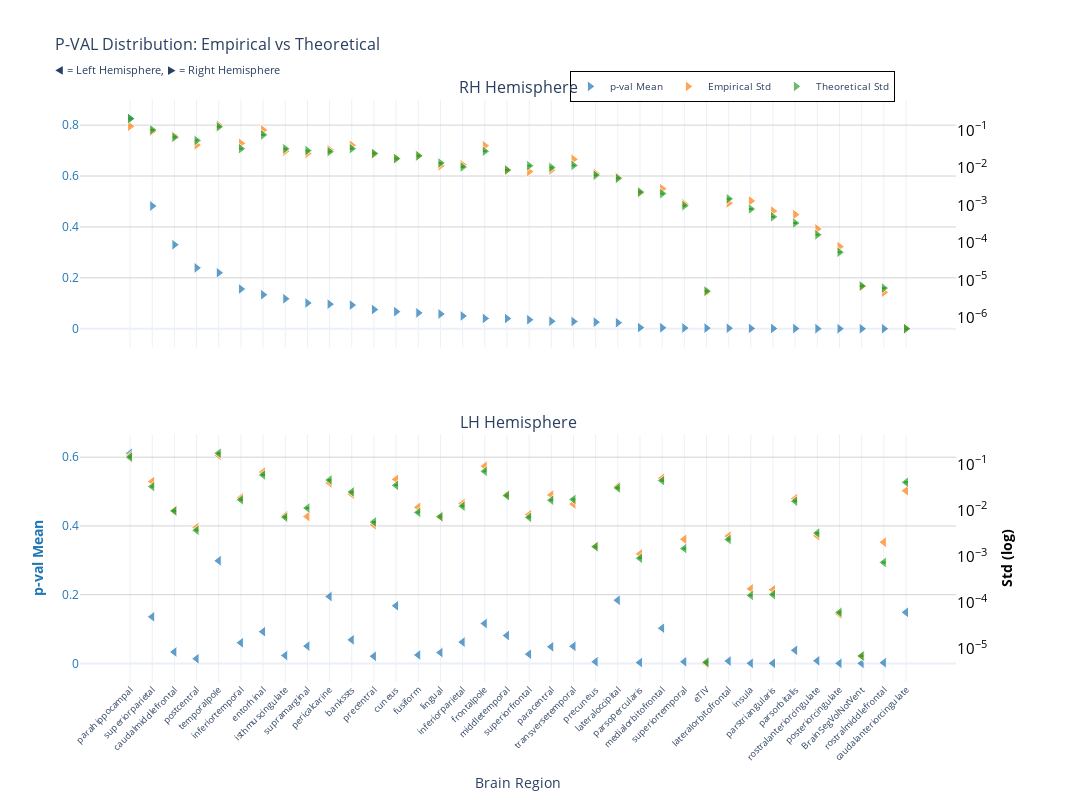
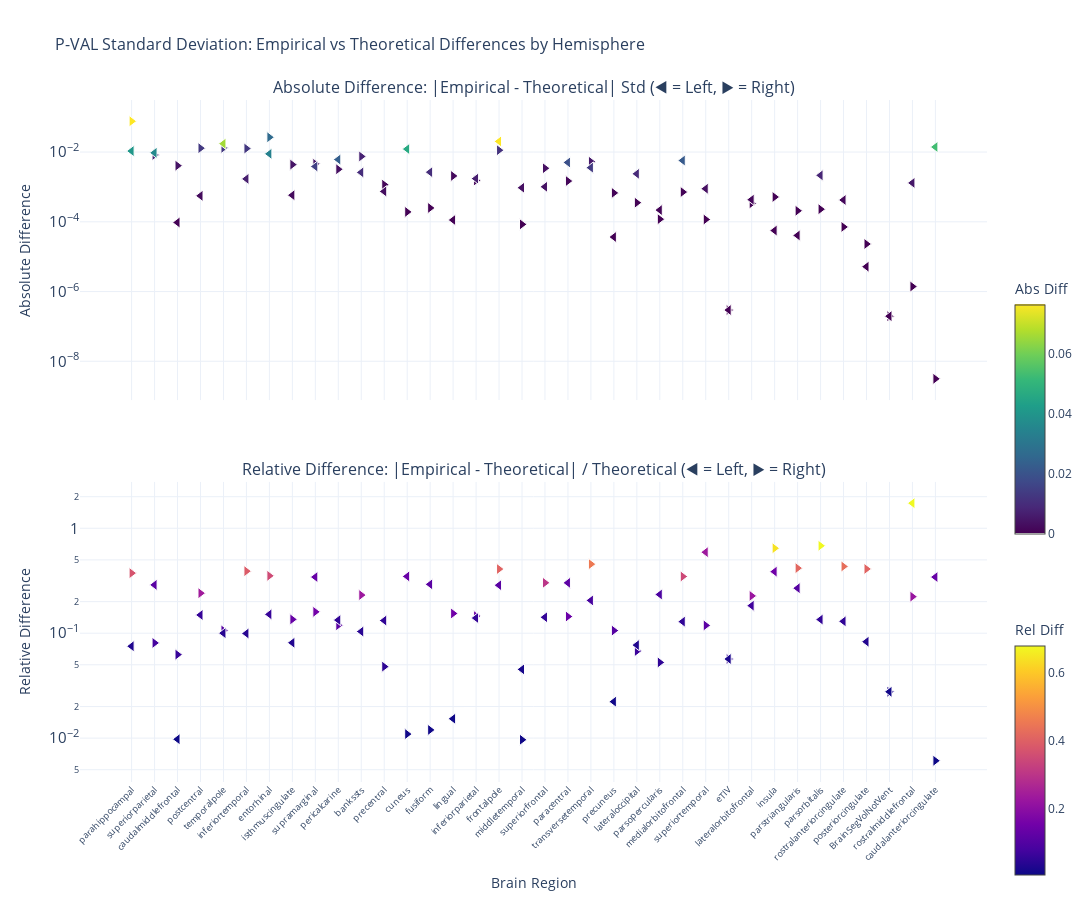

The notebook cell these images were saved under, in order:
### Markdown cell above
### p-value

### Code cell
nu_nav = df_navr[(df_navr["timepoint"] == "baseline") & (df_navr["group"] == "HC-PD")]
data_path = stats_dir / f"student_baseline_{METRIC}.parquet"
df, stats = get_test_stats(
    data_path, stat_functions_F, nu_nav, hemisphere=True, study="baseline"
)
show_figure(stats, hemisphere=True, stat_name="p-val", study="baseline", metric=METRIC)

### Figure 1 — Plotly figure (JSON) as saved in the notebook; plotly's stock layout.template omitted (floating-point values rounded to 4 significant figures)
{"data": [{"hovertemplate": "<b>%{x}</b><br>Mean p-val: %{y:.2f}<br><extra></extra>", "legendgroup": "mean", "marker": {"color": "#1f77b4", "line": {"color": "white", "width": 1}, "opacity": 0.7, "size": 10, "symbol": "triangle-right"}, "mode": "markers", "name": "p-val Mean", "showlegend": true, "type": "scatter", "x": ["parahippocampal", "superiorparietal", "caudalmiddlefrontal", "postcentral", "temporalpole", "inferiortemporal", "entorhinal", "isthmuscingulate", "supramarginal", "pericalcarine", "bankssts", "precentral", "cuneus", "fusiform", "lingual", "inferiorparietal", "frontalpole", "middletemporal", "superiorfrontal", "paracentral", "transversetemporal", "precuneus", "lateraloccipital", "parsopercularis", "medialorbitofrontal", "superiortemporal", "eTIV", "lateralorbitofrontal", "insula", "parstriangularis", "parsorbitalis", "rostralanteriorcingulate", "posteriorcingulate", "BrainSegVolNotVent", "rostralmiddlefrontal", "caudalanteriorcingulate"], "xaxis": "x", "y": [0.8256, 0.4823, 0.3301, 0.2391, 0.2197, 0.1561, 0.1337, 0.1178, 0.101, 0.09654, 0.09297, 0.07543, 0.0672, 0.06225, 0.05785, 0.0503, 0.04041, 0.04003, 0.03533, 0.02941, 0.02845, 0.0259, 0.02354, 0.00454, 0.003881, 0.003, 0.002409, 0.002015, 0.001298, 0.001023, 0.0006762, 0.0003542, 0.0001291, 7.135e-05, 9.251e-06, 1.013e-06], "yaxis": "y"}, {"hovertemplate": "<b>%{x}</b><br>Empirical Std: %{y:.3f}<br><extra></extra>", "legendgroup": "empirical", "marker": {"color": "#ff7f0e", "line": {"color": "white", "width": 1}, "opacity": 0.7, "size": 10, "symbol": "triangle-right"}, "mode": "markers", "name": "Empirical Std", "showlegend": true, "type": "scatter", "x": ["parahippocampal", "superiorparietal", "caudalmiddlefrontal", "postcentral", "temporalpole", "inferiortemporal", "entorhinal", "isthmuscingulate", "supramarginal", "pericalcarine", "bankssts", "precentral", "cuneus", "fusiform", "lingual", "inferiorparietal", "frontalpole", "middletemporal", "superiorfrontal", "paracentral", "transversetemporal", "precuneus", "lateraloccipital", "parsopercularis", "medialorbitofrontal", "superiortemporal", "eTIV", "lateralorbitofrontal", "insula", "parstriangularis", "parsorbitalis", "rostralanteriorcingulate", "posteriorcingulate", "BrainSegVolNotVent", "rostralmiddlefrontal", "caudalanteriorcingulate"], "xaxis": "x", "y": [0.1281, 0.09403, 0.0693, 0.04078, 0.1371, 0.04495, 0.1021, 0.02787, 0.02417, 0.03021, 0.03991, 0.02307, 0.01779, 0.02111, 0.01133, 0.01208, 0.03893, 0.00868, 0.007934, 0.008751, 0.01691, 0.007042, 0.005594, 0.002142, 0.002768, 0.001099, 4.907e-06, 0.001156, 0.001312, 0.0007038, 0.0005677, 0.000236, 7.952e-05, 6.924e-06, 4.857e-06, 5.202e-07], "yaxis": "y2"}, {"error_y": {"array": [0.005731, 0.002866, 0.001827, 0.001505, 0.003472, 0.0009059, 0.002115, 0.0009032, 0.000806, 0.0007564, 0.0009084, 0.0006789, 0.0004929, 0.0005844, 0.0003754, 0.0002954, 0.0007745, 0.0002456, 0.0003185, 0.0002865, 0.0003256, 0.0001784, 0.0001468, 6.335e-05, 5.758e-05, 2.752e-05, 1.457e-07, 4.19e-05, 2.235e-05, 1.392e-05, 9.461e-06, 4.615e-06, 1.581e-06, 1.995e-07, 1.751e-07, 1.449e-08], "arrayminus": [0.005573, 0.002787, 0.001777, 0.001463, 0.003376, 0.0008808, 0.002057, 0.0008782, 0.0007837, 0.0007355, 0.0008832, 0.0006601, 0.0004793, 0.0005682, 0.000365, 0.0002872, 0.000753, 0.0002388, 0.0003097, 0.0002785, 0.0003166, 0.0001735, 0.0001428, 6.16e-05, 5.598e-05, 2.676e-05, 1.417e-07, 4.074e-05, 2.173e-05, 1.353e-05, 9.199e-06, 4.487e-06, 1.537e-06, 1.94e-07, 1.703e-07, 1.408e-08], "color": "#2ca02c", "thickness": 1, "type": "data", "visible": true, "width": 2}, "hovertemplate": "<b>%{x}</b><br>Theoretical Std: %{y:.3f}<br><extra></extra>", "legendgroup": "theoretical", "marker": {"color": "#2ca02c", "line": {"color": "white", "width": 1}, "opacity": 0.7, "size": 10, "symbol": "triangle-right"}, "mode": "markers", "name": "Theoretical Std", "showlegend": true, "type": "scatter", "x": ["parahippocampal", "superiorparietal", "caudalmiddlefrontal", "postcentral", "temporalpole", "inferiortemporal", "entorhinal", "isthmuscingulate", "supramarginal", "pericalcarine", "bankssts", "precentral", "cuneus", "fusiform", "lingual", "inferiorparietal", "frontalpole", "middletemporal", "superiorfrontal", "paracentral", "transversetemporal", "precuneus", "lateraloccipital", "parsopercularis", "medialorbitofrontal", "superiortemporal", "eTIV", "lateralorbitofrontal", "insula", "parstriangularis", "parsorbitalis", "rostralanteriorcingulate", "posteriorcingulate", "BrainSegVolNotVent", "rostralmiddlefrontal", "caudalanteriorcingulate"], "xaxis": "x", "y": [0.2046, 0.1023, 0.06522, 0.0537, 0.1239, 0.03233, 0.0755, 0.03224, 0.02877, 0.027, 0.03242, 0.02423, 0.01759, 0.02086, 0.0134, 0.01054, 0.02764, 0.008764, 0.01137, 0.01023, 0.01162, 0.006368, 0.00524, 0.002261, 0.002055, 0.0009822, 5.202e-06, 0.001495, 0.0007978, 0.0004967, 0.0003377, 0.0001647, 5.642e-05, 7.121e-06, 6.251e-06, 5.17e-07], "yaxis": "y2"}, {"hovertemplate": "<b>%{x}</b><br>Mean p-val: %{y:.2f}<br><extra></extra>", "legendgroup": "mean", "marker": {"color": "#1f77b4", "line": {"color": "white", "width": 1}, "opacity": 0.7, "size": 10, "symbol": "triangle-left"}, "mode": "markers", "name": "p-val Mean", "showlegend": false, "type": "scatter", "x": ["parahippocampal", "temporalpole", "pericalcarine", "lateraloccipital", "cuneus", "caudalanteriorcingulate", "superiorparietal", "frontalpole", "medialorbitofrontal", "entorhinal", "middletemporal", "bankssts", "inferiorparietal", "inferiortemporal", "supramarginal", "transversetemporal", "paracentral", "parsorbitalis", "caudalmiddlefrontal", "lingual", "superiorfrontal", "fusiform", "isthmuscingulate", "precentral", "postcentral", "rostralanteriorcingulate", "lateralorbitofrontal", "precuneus", "superiortemporal", "parsopercularis", "eTIV", "rostralmiddlefrontal", "parstriangularis", "insula", "posteriorcingulate", "BrainSegVolNotVent"], "xaxis": "x2", "y": [0.6114, 0.2985, 0.1945, 0.1837, 0.1677, 0.1486, 0.1355, 0.1161, 0.1026, 0.09228, 0.08102, 0.06859, 0.06195, 0.06008, 0.05028, 0.04974, 0.04842, 0.03811, 0.03324, 0.03145, 0.02681, 0.02453, 0.023, 0.02075, 0.01362, 0.007525, 0.006842, 0.004754, 0.004663, 0.002516, 0.002409, 0.001981, 0.0003728, 0.0002541, 0.0001236, 7.135e-05], "yaxis": "y3"}, {"hovertemplate": "<b>%{x}</b><br>Empirical Std: %{y:.3f}<br><extra></extra>", "legendgroup": "empirical", "marker": {"color": "#ff7f0e", "line": {"color": "white", "width": 1}, "opacity": 0.7, "size": 10, "symbol": "triangle-left"}, "mode": "markers", "name": "Empirical Std", "showlegend": false, "type": "scatter", "x": ["parahippocampal", "temporalpole", "pericalcarine", "lateraloccipital", "cuneus", "caudalanteriorcingulate", "superiorparietal", "frontalpole", "medialorbitofrontal", "entorhinal", "middletemporal", "bankssts", "inferiorparietal", "inferiortemporal", "supramarginal", "transversetemporal", "paracentral", "parsorbitalis", "caudalmiddlefrontal", "lingual", "superiorfrontal", "fusiform", "isthmuscingulate", "precentral", "postcentral", "rostralanteriorcingulate", "lateralorbitofrontal", "precuneus", "superiortemporal", "parsopercularis", "eTIV", "rostralmiddlefrontal", "parstriangularis", "insula", "posteriorcingulate", "BrainSegVolNotVent"], "xaxis": "x2", "y": [0.1529, 0.156, 0.0396, 0.03321, 0.04725, 0.0268, 0.04244, 0.0907, 0.05007, 0.06768, 0.02193, 0.0226, 0.01414, 0.01883, 0.007406, 0.01381, 0.02171, 0.01806, 0.009897, 0.007253, 0.008114, 0.01173, 0.007728, 0.004891, 0.004282, 0.002833, 0.002791, 0.001681, 0.002388, 0.001145, 4.907e-06, 0.002057, 0.0001923, 0.0002015, 5.718e-05, 6.924e-06], "yaxis": "y4"}, {"error_y": {"array": [0.003985, 0.004856, 0.00128, 0.000864, 0.0009822, 0.001142, 0.0009228, 0.001975, 0.001243, 0.001647, 0.0005879, 0.0007066, 0.0003477, 0.0004798, 0.0003157, 0.0004869, 0.0004673, 0.0004459, 0.0002746, 0.0002064, 0.0001991, 0.0002543, 0.0002003, 0.0001579, 0.0001044, 9.12e-05, 6.61e-05, 4.607e-05, 4.203e-05, 2.601e-05, 1.457e-07, 2.107e-05, 4.248e-06, 4.073e-06, 1.747e-06, 1.995e-07], "arrayminus": [0.003874, 0.004722, 0.001245, 0.00084, 0.000955, 0.001111, 0.0008972, 0.00192, 0.001208, 0.001602, 0.0005716, 0.000687, 0.0003381, 0.0004665, 0.000307, 0.0004734, 0.0004543, 0.0004335, 0.000267, 0.0002006, 0.0001936, 0.0002473, 0.0001947, 0.0001535, 0.0001015, 8.868e-05, 6.426e-05, 4.48e-05, 4.086e-05, 2.529e-05, 1.417e-07, 2.049e-05, 4.13e-06, 3.96e-06, 1.698e-06, 1.94e-07], "color": "#2ca02c", "thickness": 1, "type": "data", "visible": true, "width": 2}, "hovertemplate": "<b>%{x}</b><br>Theoretical Std: %{y:.3f}<br><extra></extra>", "legendgroup": "theoretical", "marker": {"color": "#2ca02c", "line": {"color": "white", "width": 1}, "opacity": 0.7, "size": 10, "symbol": "triangle-left"}, "mode": "markers", "name": "Theoretical Std", "showlegend": false, "type": "scatter", "x": ["parahippocampal", "temporalpole", "pericalcarine", "lateraloccipital", "cuneus", "caudalanteriorcingulate", "superiorparietal", "frontalpole", "medialorbitofrontal", "entorhinal", "middletemporal", "bankssts", "inferiorparietal", "inferiortemporal", "supramarginal", "transversetemporal", "paracentral", "parsorbitalis", "caudalmiddlefrontal", "lingual", "superiorfrontal", "fusiform", "isthmuscingulate", "precentral", "postcentral", "rostralanteriorcingulate", "lateralorbitofrontal", "precuneus", "superiortemporal", "parsopercularis", "eTIV", "rostralmiddlefrontal", "parstriangularis", "insula", "posteriorcingulate", "BrainSegVolNotVent"], "xaxis": "x2", "y": [0.1422, 0.1733, 0.04569, 0.03084, 0.03506, 0.04077, 0.03294, 0.07049, 0.04435, 0.05879, 0.02098, 0.02522, 0.01241, 0.01712, 0.01127, 0.01738, 0.01668, 0.01591, 0.009801, 0.007365, 0.007106, 0.009078, 0.007148, 0.005634, 0.003726, 0.003255, 0.002359, 0.001644, 0.0015, 0.0009283, 5.202e-06, 0.000752, 0.0001516, 0.0001454, 6.235e-05, 7.121e-06], "yaxis": "y4"}], "layout": {"annotations": [{"font": {"size": 16}, "showarrow": false, "text": "RH Hemisphere", "x": 0.47, "xanchor": "center", "xref": "paper", "y": 1, "yanchor": "bottom", "yref": "paper"}, {"font": {"size": 16}, "showarrow": false, "text": "LH Hemisphere", "x": 0.47, "xanchor": "center", "xref": "paper", "y": 0.425, "yanchor": "bottom", "yref": "paper"}], "height": 800, "hovermode": "x", "legend": {"bgcolor": "rgba(255, 255, 255, 0.9)", "bordercolor": "black", "borderwidth": 1, "font": {"size": 10}, "orientation": "h", "x": 0.7, "xanchor": "center", "y": 1.05}, "title": {"font": {"size": 16}, "text": "P-VAL Distribution: Empirical vs Theoretical<br><sub>◀ = Left Hemisphere, ▶ = Right Hemisphere</sub>"}, "width": 1400, "xaxis": {"anchor": "y", "domain": [0, 0.94], "matches": "x2", "showticklabels": false}, "xaxis2": {"anchor": "y3", "domain": [0, 0.94], "tickangle": -45, "tickfont": {"size": 9}, "title": {"text": "Brain Region"}}, "yaxis": {"anchor": "x", "domain": [0.575, 1], "gridcolor": "lightgray", "showgrid": true, "tickfont": {"color": "#1f77b4"}, "title": {"font": {"color": "#1f77b4"}, "text": ""}}, "yaxis2": {"anchor": "x", "exponentformat": "power", "overlaying": "y", "showgrid": false, "side": "right", "tickfont": {"color": "black"}, "title": {"font": {"color": "black"}, "text": ""}, "type": "log"}, "yaxis3": {"anchor": "x2", "domain": [0, 0.425], "gridcolor": "lightgray", "showgrid": true, "tickfont": {"color": "#1f77b4"}, "title": {"font": {"color": "#1f77b4"}, "text": "<b>p-val Mean</b>"}}, "yaxis4": {"anchor": "x2", "exponentformat": "power", "overlaying": "y3", "showgrid": false, "side": "right", "tickfont": {"color": "black"}, "title": {"font": {"color": "black"}, "text": "<b>Std (log)</b>"}, "type": "log"}}}

### Figure 2 — Plotly figure (JSON) as saved in the notebook; plotly's stock layout.template omitted (floating-point values rounded to 4 significant figures)
{"data": [{"hovertemplate": "<b>%{x}</b><br>Hemisphere: %{text}<br>Abs Diff: %{y:.4f}<br><extra></extra>", "legendgroup": "abs_rh", "marker": {"color": [0.07645, 0.008262, 0.004075, 0.01293, 0.01316, 0.01262, 0.02657, 0.004364, 0.004593, 0.003215, 0.007484, 0.001163, 0.0001922, 0.0002496, 0.002065, 0.001534, 0.01129, 8.452e-05, 0.003435, 0.001474, 0.00529, 0.0006743, 0.0003538, 0.000119, 0.0007131, 0.0001165, 2.951e-07, 0.0003391, 0.0005145, 0.0002071, 0.00023, 7.126e-05, 2.31e-05, 1.968e-07, 1.394e-06, 3.146e-09], "colorbar": {"len": 0.4, "title": {"text": "Abs Diff"}, "y": 0.75, "yanchor": "top"}, "colorscale": [[0, "#440154"], [0.1111, "#482878"], [0.2222, "#3e4989"], [0.3333, "#31688e"], [0.4444, "#26828e"], [0.5556, "#1f9e89"], [0.6667, "#35b779"], [0.7778, "#6ece58"], [0.8889, "#b5de2b"], [1, "#fde725"]], "line": {"color": "white", "width": 1}, "showscale": true, "size": 10, "symbol": "triangle-right"}, "mode": "markers", "name": "Absolute (rh)", "showlegend": false, "text": ["rh", "rh", "rh", "rh", "rh", "rh", "rh", "rh", "rh", "rh", "rh", "rh", "rh", "rh", "rh", "rh", "rh", "rh", "rh", "rh", "rh", "rh", "rh", "rh", "rh", "rh", "rh", "rh", "rh", "rh", "rh", "rh", "rh", "rh", "rh", "rh"], "type": "scatter", "x": ["parahippocampal", "superiorparietal", "caudalmiddlefrontal", "postcentral", "temporalpole", "inferiortemporal", "entorhinal", "isthmuscingulate", "supramarginal", "pericalcarine", "bankssts", "precentral", "cuneus", "fusiform", "lingual", "inferiorparietal", "frontalpole", "middletemporal", "superiorfrontal", "paracentral", "transversetemporal", "precuneus", "lateraloccipital", "parsopercularis", "medialorbitofrontal", "superiortemporal", "eTIV", "lateralorbitofrontal", "insula", "parstriangularis", "parsorbitalis", "rostralanteriorcingulate", "posteriorcingulate", "BrainSegVolNotVent", "rostralmiddlefrontal", "caudalanteriorcingulate"], "xaxis": "x", "y": [0.07645, 0.008262, 0.004075, 0.01293, 0.01316, 0.01262, 0.02657, 0.004364, 0.004593, 0.003215, 0.007484, 0.001163, 0.0001922, 0.0002496, 0.002065, 0.001534, 0.01129, 8.452e-05, 0.003435, 0.001474, 0.00529, 0.0006743, 0.0003538, 0.000119, 0.0007131, 0.0001165, 2.951e-07, 0.0003391, 0.0005145, 0.0002071, 0.00023, 7.126e-05, 2.31e-05, 1.968e-07, 1.394e-06, 3.146e-09], "yaxis": "y"}, {"hovertemplate": "<b>%{x}</b><br>Hemisphere: %{text}<br>Rel Diff: %{y:.2%}<br><extra></extra>", "legendgroup": "rel_rh", "marker": {"color": [0.3737, 0.08077, 0.06248, 0.2407, 0.1062, 0.3902, 0.352, 0.1354, 0.1597, 0.1191, 0.2308, 0.048, 0.01092, 0.01197, 0.1542, 0.1455, 0.4085, 0.009643, 0.3021, 0.1441, 0.4552, 0.1059, 0.06751, 0.05264, 0.347, 0.1186, 0.05674, 0.2267, 0.6449, 0.417, 0.6811, 0.4326, 0.4094, 0.02763, 0.223, 0.006084], "colorbar": {"len": 0.4, "title": {"text": "Rel Diff"}, "y": 0.25, "yanchor": "top"}, "colorscale": [[0, "#0d0887"], [0.1111, "#46039f"], [0.2222, "#7201a8"], [0.3333, "#9c179e"], [0.4444, "#bd3786"], [0.5556, "#d8576b"], [0.6667, "#ed7953"], [0.7778, "#fb9f3a"], [0.8889, "#fdca26"], [1, "#f0f921"]], "line": {"color": "white", "width": 1}, "showscale": true, "size": 10, "symbol": "triangle-right"}, "mode": "markers", "name": "Relative (rh)", "showlegend": false, "text": ["rh", "rh", "rh", "rh", "rh", "rh", "rh", "rh", "rh", "rh", "rh", "rh", "rh", "rh", "rh", "rh", "rh", "rh", "rh", "rh", "rh", "rh", "rh", "rh", "rh", "rh", "rh", "rh", "rh", "rh", "rh", "rh", "rh", "rh", "rh", "rh"], "type": "scatter", "x": ["parahippocampal", "superiorparietal", "caudalmiddlefrontal", "postcentral", "temporalpole", "inferiortemporal", "entorhinal", "isthmuscingulate", "supramarginal", "pericalcarine", "bankssts", "precentral", "cuneus", "fusiform", "lingual", "inferiorparietal", "frontalpole", "middletemporal", "superiorfrontal", "paracentral", "transversetemporal", "precuneus", "lateraloccipital", "parsopercularis", "medialorbitofrontal", "superiortemporal", "eTIV", "lateralorbitofrontal", "insula", "parstriangularis", "parsorbitalis", "rostralanteriorcingulate", "posteriorcingulate", "BrainSegVolNotVent", "rostralmiddlefrontal", "caudalanteriorcingulate"], "xaxis": "x2", "y": [0.3737, 0.08077, 0.06248, 0.2407, 0.1062, 0.3902, 0.352, 0.1354, 0.1597, 0.1191, 0.2308, 0.048, 0.01092, 0.01197, 0.1542, 0.1455, 0.4085, 0.009643, 0.3021, 0.1441, 0.4552, 0.1059, 0.06751, 0.05264, 0.347, 0.1186, 0.05674, 0.2267, 0.6449, 0.417, 0.6811, 0.4326, 0.4094, 0.02763, 0.223, 0.006084], "yaxis": "y2"}, {"hovertemplate": "<b>%{x}</b><br>Hemisphere: %{text}<br>Abs Diff: %{y:.4f}<br><extra></extra>", "legendgroup": "abs_lh", "marker": {"color": [0.01068, 0.01735, 0.00609, 0.002374, 0.01219, 0.01397, 0.009507, 0.02021, 0.005715, 0.008885, 0.0009483, 0.002615, 0.001731, 0.001702, 0.003863, 0.003567, 0.005033, 0.002147, 9.561e-05, 0.0001126, 0.001008, 0.002652, 0.0005794, 0.0007437, 0.0005556, 0.0004222, 0.0004316, 3.659e-05, 0.0008877, 0.0002171, 2.951e-07, 0.001305, 4.073e-05, 5.612e-05, 5.17e-06, 1.968e-07], "colorbar": {"len": 0.4, "title": {"text": "Abs Diff"}, "y": 0.75, "yanchor": "top"}, "colorscale": [[0, "#440154"], [0.1111, "#482878"], [0.2222, "#3e4989"], [0.3333, "#31688e"], [0.4444, "#26828e"], [0.5556, "#1f9e89"], [0.6667, "#35b779"], [0.7778, "#6ece58"], [0.8889, "#b5de2b"], [1, "#fde725"]], "line": {"color": "white", "width": 1}, "showscale": false, "size": 10, "symbol": "triangle-left"}, "mode": "markers", "name": "Absolute (lh)", "showlegend": false, "text": ["lh", "lh", "lh", "lh", "lh", "lh", "lh", "lh", "lh", "lh", "lh", "lh", "lh", "lh", "lh", "lh", "lh", "lh", "lh", "lh", "lh", "lh", "lh", "lh", "lh", "lh", "lh", "lh", "lh", "lh", "lh", "lh", "lh", "lh", "lh", "lh"], "type": "scatter", "x": ["parahippocampal", "temporalpole", "pericalcarine", "lateraloccipital", "cuneus", "caudalanteriorcingulate", "superiorparietal", "frontalpole", "medialorbitofrontal", "entorhinal", "middletemporal", "bankssts", "inferiorparietal", "inferiortemporal", "supramarginal", "transversetemporal", "paracentral", "parsorbitalis", "caudalmiddlefrontal", "lingual", "superiorfrontal", "fusiform", "isthmuscingulate", "precentral", "postcentral", "rostralanteriorcingulate", "lateralorbitofrontal", "precuneus", "superiortemporal", "parsopercularis", "eTIV", "rostralmiddlefrontal", "parstriangularis", "insula", "posteriorcingulate", "BrainSegVolNotVent"], "xaxis": "x", "y": [0.01068, 0.01735, 0.00609, 0.002374, 0.01219, 0.01397, 0.009507, 0.02021, 0.005715, 0.008885, 0.0009483, 0.002615, 0.001731, 0.001702, 0.003863, 0.003567, 0.005033, 0.002147, 9.561e-05, 0.0001126, 0.001008, 0.002652, 0.0005794, 0.0007437, 0.0005556, 0.0004222, 0.0004316, 3.659e-05, 0.0008877, 0.0002171, 2.951e-07, 0.001305, 4.073e-05, 5.612e-05, 5.17e-06, 1.968e-07], "yaxis": "y"}, {"hovertemplate": "<b>%{x}</b><br>Hemisphere: %{text}<br>Rel Diff: %{y:.2%}<br><extra></extra>", "legendgroup": "rel_lh", "marker": {"color": [0.07513, 0.1001, 0.1333, 0.077, 0.3478, 0.3427, 0.2886, 0.2867, 0.1288, 0.1511, 0.04519, 0.1037, 0.1395, 0.09937, 0.3428, 0.2053, 0.3018, 0.1349, 0.009755, 0.01528, 0.1419, 0.2922, 0.08105, 0.132, 0.1491, 0.1297, 0.183, 0.02225, 0.5918, 0.2338, 0.05674, 1.735, 0.2686, 0.386, 0.08292, 0.02763], "colorbar": {"len": 0.4, "title": {"text": "Rel Diff"}, "y": 0.25, "yanchor": "top"}, "colorscale": [[0, "#0d0887"], [0.1111, "#46039f"], [0.2222, "#7201a8"], [0.3333, "#9c179e"], [0.4444, "#bd3786"], [0.5556, "#d8576b"], [0.6667, "#ed7953"], [0.7778, "#fb9f3a"], [0.8889, "#fdca26"], [1, "#f0f921"]], "line": {"color": "white", "width": 1}, "showscale": false, "size": 10, "symbol": "triangle-left"}, "mode": "markers", "name": "Relative (lh)", "showlegend": false, "text": ["lh", "lh", "lh", "lh", "lh", "lh", "lh", "lh", "lh", "lh", "lh", "lh", "lh", "lh", "lh", "lh", "lh", "lh", "lh", "lh", "lh", "lh", "lh", "lh", "lh", "lh", "lh", "lh", "lh", "lh", "lh", "lh", "lh", "lh", "lh", "lh"], "type": "scatter", "x": ["parahippocampal", "temporalpole", "pericalcarine", "lateraloccipital", "cuneus", "caudalanteriorcingulate", "superiorparietal", "frontalpole", "medialorbitofrontal", "entorhinal", "middletemporal", "bankssts", "inferiorparietal", "inferiortemporal", "supramarginal", "transversetemporal", "paracentral", "parsorbitalis", "caudalmiddlefrontal", "lingual", "superiorfrontal", "fusiform", "isthmuscingulate", "precentral", "postcentral", "rostralanteriorcingulate", "lateralorbitofrontal", "precuneus", "superiortemporal", "parsopercularis", "eTIV", "rostralmiddlefrontal", "parstriangularis", "insula", "posteriorcingulate", "BrainSegVolNotVent"], "xaxis": "x2", "y": [0.07513, 0.1001, 0.1333, 0.077, 0.3478, 0.3427, 0.2886, 0.2867, 0.1288, 0.1511, 0.04519, 0.1037, 0.1395, 0.09937, 0.3428, 0.2053, 0.3018, 0.1349, 0.009755, 0.01528, 0.1419, 0.2922, 0.08105, 0.132, 0.1491, 0.1297, 0.183, 0.02225, 0.5918, 0.2338, 0.05674, 1.735, 0.2686, 0.386, 0.08292, 0.02763], "yaxis": "y2"}], "layout": {"annotations": [{"font": {"size": 16}, "showarrow": false, "text": "Absolute Difference: |Empirical - Theoretical| Std (◀ = Left, ▶ = Right)", "x": 0.5, "xanchor": "center", "xref": "paper", "y": 1, "yanchor": "bottom", "yref": "paper"}, {"font": {"size": 16}, "showarrow": false, "text": "Relative Difference: |Empirical - Theoretical| / Theoretical (◀ = Left, ▶ = Right)", "x": 0.5, "xanchor": "center", "xref": "paper", "y": 0.44, "yanchor": "bottom", "yref": "paper"}], "height": 900, "hovermode": "x unified", "showlegend": false, "title": {"font": {"size": 16}, "text": "P-VAL Standard Deviation: Empirical vs Theoretical Differences by Hemisphere"}, "width": 1400, "xaxis": {"anchor": "y", "domain": [0, 1], "showticklabels": false}, "xaxis2": {"anchor": "y2", "domain": [0, 1], "tickangle": -45, "tickfont": {"size": 9}, "title": {"text": "Brain Region"}}, "yaxis": {"anchor": "x", "domain": [0.56, 1], "exponentformat": "power", "title": {"text": "Absolute Difference"}, "type": "log"}, "yaxis2": {"anchor": "x2", "domain": [0, 0.44], "exponentformat": "power", "title": {"text": "Relative Difference"}, "type": "log"}}}
